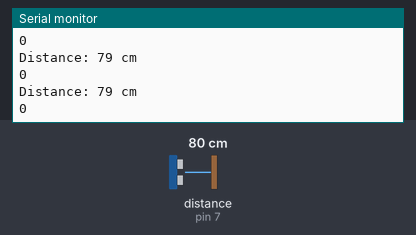
Recording of a sketch running on a simulated Arduino Uno, built with avr-gcc and run on an emulated ATmega328P. On the bench: the last lines printed to the serial monitor. Wiring (inferred from the names in the program): ultrasonic range finder: trigger pin 5; echo pin 7. The inputs (shaded band) are chosen by the test bench; at power-on: distance to the obstacle (sensor on pin 7) 80 cm. The echo pulse lasts 58.3 µs per cm. At 4.0 s the program stops and its outputs stay as they are.

Above: at 1.3 s.
1.4 s: distance to the obstacle (sensor on pin 7) set to 2 cm
At 1.83 s:
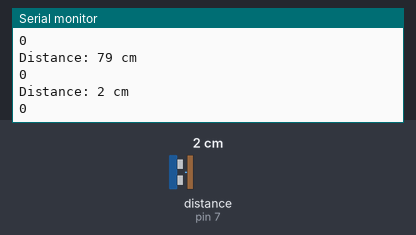
At 5.0 s:
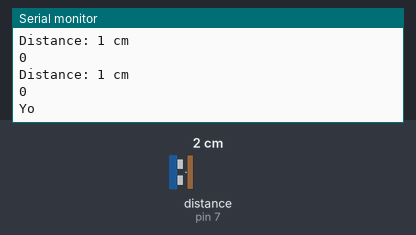
Timing chart, 0 to 5.5 s (numbered marks = the images above; inputs shaded):
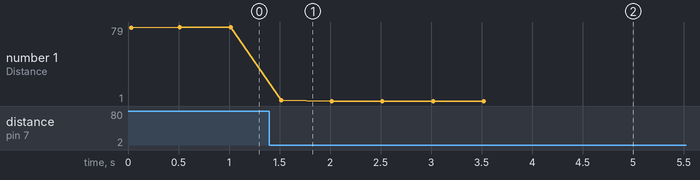

The sketch:

ultrasonicSensor.ino
```cpp
#define echoPin 7
#define trigPin 5

bool repRn = false;
long duration=0;
int distance=0, countRep=0, countTime=0;

void setup() {
  pinMode(trigPin, OUTPUT);
  pinMode(echoPin, INPUT);
  Serial.begin(9600);
  Serial.println("Ultrasonic Sensor HC-SR04 Test");
}
void loop() {
  digitalWrite(trigPin, LOW);
  delayMicroseconds(2);

  digitalWrite(trigPin, HIGH);
  delayMicroseconds(10);
  digitalWrite(trigPin, LOW);

  duration = pulseIn(echoPin, HIGH);
  distance = duration * 0.034 / 2;

  if(distance < 5) {
    repRn = true;
    countTime++;
  }
  if(distance > 10 && repRn == true) {
    countRep++;
    repRn = false;
    countTime=0;
  }

  if(countTime > 5) {
    Serial.println("You have completed your set!");
    Serial.print("In this set, you did: ");
    Serial.print(countRep);
    Serial.println(" reps!");
    exit(0);
  }
  Serial.print("Distance: ");
  Serial.print(distance);
  Serial.println(" cm");
  Serial.println(countRep);

  delay(500);
}
```

Measured:
- after the input at 1.4 s, the serial monitor: prints a new line after 0.12 s (image 1)
- plotted number 1: 79 → 1 after the input at 1.4 s
